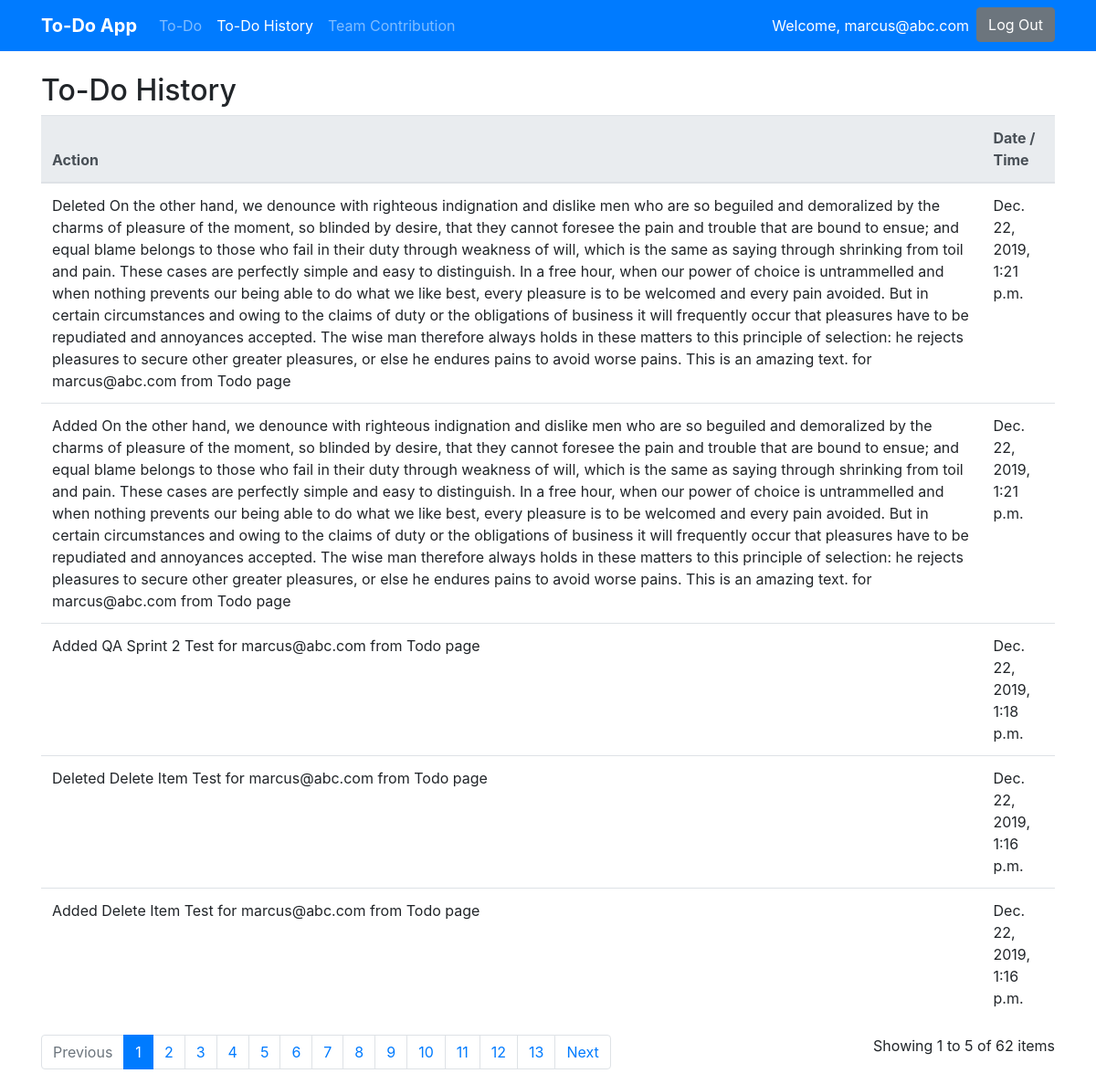
The app's page /historyItem/ (signed in), older data.
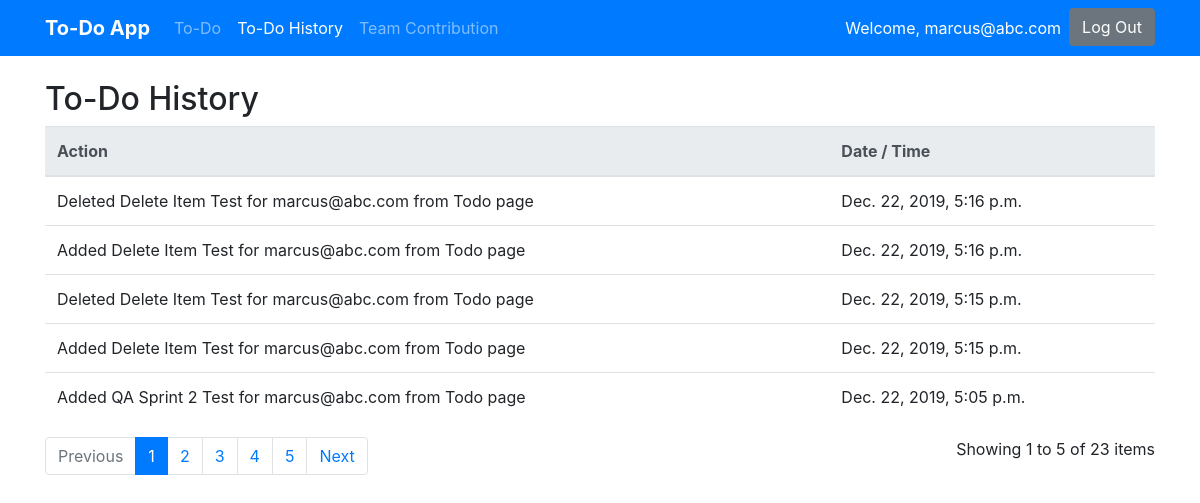
The same page, newer data.
### To_do_page/models.py (models this page shows)
class ArchiveHistory(models.Model):
    owner = models.CharField(max_length=100)
    Todo = models.CharField(max_length=100)
    Timecreated = models.DateTimeField()
    action = models.CharField (max_length=10)

### To_do_page/views.py (the view)
# urls.py: path('historyItem/', historyItem, name='todohistorypage'),
def historyItem(request):
    all_todo = ArchiveHistory.objects.all().order_by('-Timecreated')
    context = {
        'all_items': all_todo
    }
    paginator = Paginator(all_todo, 5)
    page = request.GET.get('page')
    if page is not None:
        all_todo = paginator.get_page(page)
        context['all_items'] = all_todo
    else:
        all_todo = paginator.get_page(1)
        context['all_items'] = all_todo
    return render(request, 'history_page.html', context)

### To_do_page/templates/history_page.html (shortened to what this page needs)
{% extends 'base.html' %}
{% block content %}
{% if user.is_authenticated %}
<br />
<h2>To-Do History</h2>
<table class="table" id="to-do-history-table">
	<thead class="thead-light">
        <tr>
            <th>Action</th>
            <th>Date / Time</th>
        </tr>
	</thead>
	<tbody>
		{% for todo_item in all_items %}
		<tr>
			<td><div name="item">{{todo_item.action }} {{todo_item.Todo }} for {{todo_item.owner }} from Todo page</div></td>
			<td><div name='time'>{{todo_item.Timecreated }}</div></td>
		</tr>
		{% endfor %}
	</tbody>
</table>
<div class="row">
	<div class="col-sm-8">
		{% if all_items.has_other_pages %}
		<ul class="pagination">
		  {% if all_items.has_previous %}
			<li class="page-item"><a class="page-link" href="?page={{ all_items.previous_page_number }}">Previous</a></li>
		  {% else %}
			<li class="page-item disabled"><span class="page-link">Previous</span></li>
		  {% endif %}
		  {% for i in all_items.paginator.page_range %}
			{% if all_items.number == i %}
			  <li class="page-item active"><span class="page-link">{{ i }} <span class="sr-only">(current)</span></span></li>
			{% else %}
			  <li class="page-item"><a class="page-link" href="?page={{ i }}">{{ i }}</a></li>
			{% endif %}
		  {% endfor %}
		  {% if all_items.has_next %}
			<li class="page-item"><a class="page-link" href="?page={{ all_items.next_page_number }}">Next</a></li>
		  {% else %}
			<li class="page-item disabled"><span class="page-link">Next</span></li>
		  {% endif %}
		</ul>
	  {% endif %}
	</div>
	<div class="col-sm-4">
		<p id="pagination-count">Showing {{ all_items.start_index }} to {{ all_items.end_index }} of {{ all_items.paginator.count }} items</p>
	</div>
</div>
{% else %}
<p name='error_msg'>You are not logged in</p>
<a class="btn btn-primary" href="{% url 'login' %}">Login</a>
{% endif %}
{% endblock %}

Row changes from the older to the newer data that the page shows:
removed ArchiveHistory: action "Deleted", Todo "On the other hand, we denounce with righteous indignation and dislike men who are so beguiled and demoralized by the charms of pleasure of the moment, so blinded by desire, that they cannot foresee the pain and trouble that are bound to ensue; and equal blame belongs to those who fail in their duty through weakness of will, which is the same as saying through shrinking from toil and pain. These cases are perfectly simple and easy to distinguish. In a free hour, when our power of choice is untrammelled and when nothing prevents our being able to do what we like best, every pleasure is to be welcomed and every pain avoided. But in certain circumstances and owing to the claims of duty or the…", owner "marcus@abc.com", Timecreated "Dec. 22, 2019, 1:21 p.m."
removed ArchiveHistory: action "Added", Todo "On the other hand, we denounce with righteous indignation and dislike men who are so beguiled and demoralized by the charms of pleasure of the moment, so blinded by desire, that they cannot foresee the pain and trouble that are bound to ensue; and equal blame belongs to those who fail in their duty through weakness of will, which is the same as saying through shrinking from toil and pain. These cases are perfectly simple and easy to distinguish. In a free hour, when our power of choice is untrammelled and when nothing prevents our being able to do what we like best, every pleasure is to be welcomed and every pain avoided. But in certain circumstances and owing to the claims of duty or the…", owner "marcus@abc.com", Timecreated "Dec. 22, 2019, 1:21 p.m."
removed ArchiveHistory: action "Added", Todo "QA Sprint 2 Test", owner "marcus@abc.com", Timecreated "Dec. 22, 2019, 1:18 p.m."
removed ArchiveHistory: action "Deleted", Todo "Delete Item Test", owner "marcus@abc.com", Timecreated "Dec. 22, 2019, 1:16 p.m."
removed ArchiveHistory: action "Added", Todo "Delete Item Test", owner "marcus@abc.com", Timecreated "Dec. 22, 2019, 1:16 p.m."
now on this page (row edited): ArchiveHistory: action "Deleted", Todo "Delete Item Test", owner "marcus@abc.com", Timecreated "Dec. 22, 2019, 5:16 p.m."
now on this page (row edited): ArchiveHistory: action "Added", Todo "Delete Item Test", owner "marcus@abc.com", Timecreated "Dec. 22, 2019, 5:16 p.m."
now on this page (row edited): ArchiveHistory: action "Deleted", Todo "Delete Item Test", owner "marcus@abc.com", Timecreated "Dec. 22, 2019, 5:15 p.m."
now on this page (row edited): ArchiveHistory: action "Added", Todo "Delete Item Test", owner "marcus@abc.com", Timecreated "Dec. 22, 2019, 5:15 p.m."
now on this page (row edited): ArchiveHistory: action "Added", Todo "QA Sprint 2 Test", owner "marcus@abc.com", Timecreated "Dec. 22, 2019, 5:05 p.m."
Text that changed along with them:
{{ all_items.paginator.count }}: "62" → "23"
list line gone: "6"
list line gone: "7"
list line gone: "8"
list line gone: "9"
list line gone: "10"
list line gone: "11"
list line gone: "12"
list line gone: "13"
